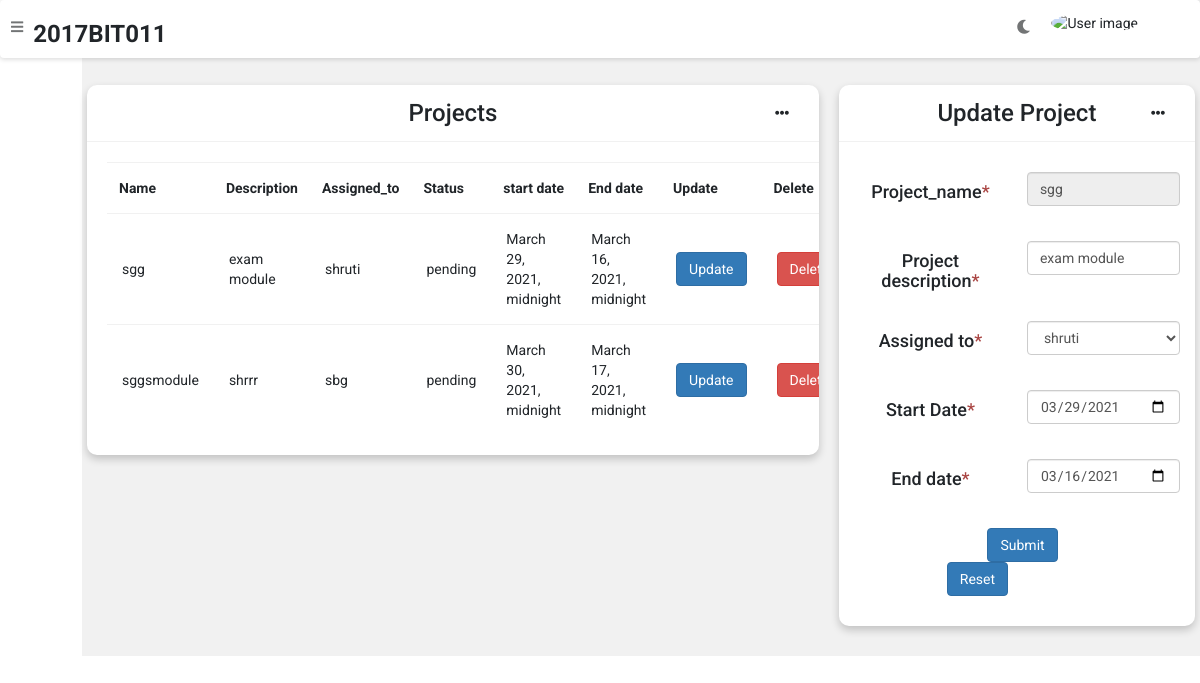
The page /task/projectupdate/sgg/ on the database as committed earlier.
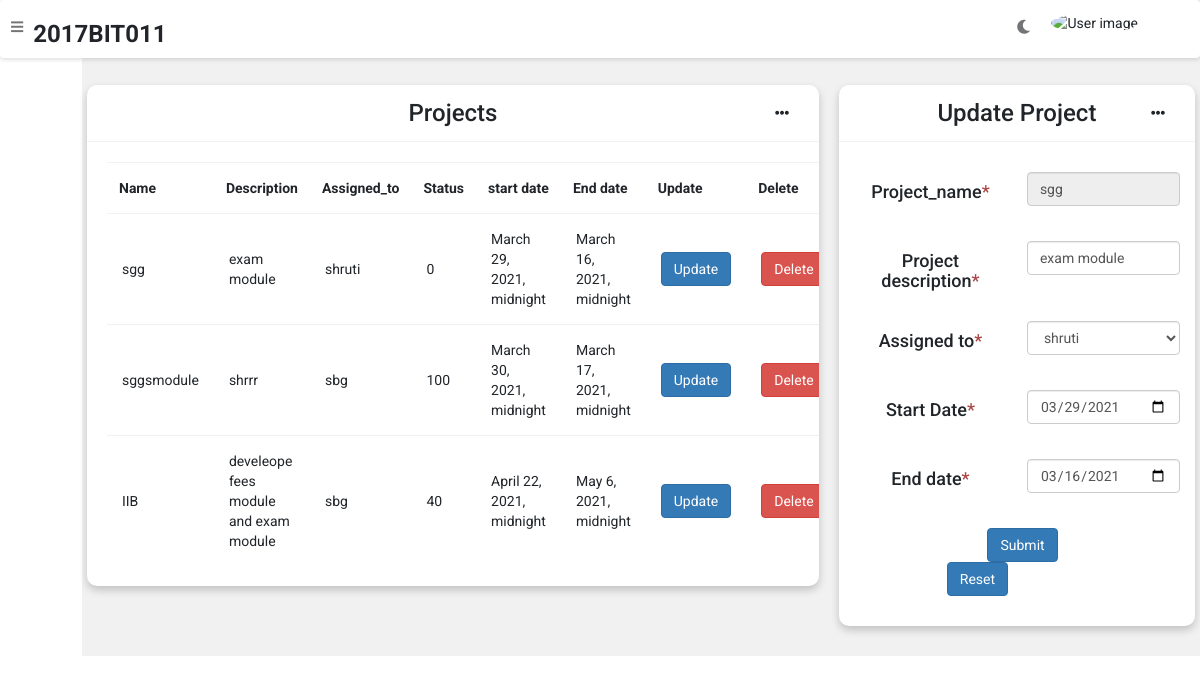
The same page on the database as committed later.
### task/models.py (models this page shows)
class Project(models.Model):
    proj_name = models.CharField(max_length=200,default='newproj', unique=True , primary_key=True)
    Proj_description =  models.CharField(max_length=500,default="description", null=True, blank=True)
    proj_status = models.IntegerField(default="0",null=True, blank=True)
    assigned_to = models.ForeignKey(team, on_delete=models.DO_NOTHING)
    start_date =models.DateTimeField(default=timezone.now)
    end_date = models.DateTimeField(default=timezone.now)
    def __str__(self):
        return self.proj_name

### teams/models.py (models this page shows)
class team(models.Model):
    team_name = models.CharField(max_length=100,primary_key=True,unique=True)
    team_description =  models.CharField(max_length=500,default='desc',null=True,blank=True)
    date_start = models.DateTimeField(default=timezone.now)
    status = models.CharField(max_length=10, default='free')
    def __str__(self):
        return self.team_name

### task/views.py (the view)
# urls.py: path('projectupdate/<str:pk>/', views.projectupdate, name='projectupdate'),
def projectupdate(request,pk):
    obj=Project.objects.all()
    obj1 = Project.objects.filter(proj_name=pk).all()
    obj2 = team.objects.filter(status="free")
    dict1={'obj':obj, 'obj1':obj1, 'obj2':obj2}
    return render(request, "projectupdate.html", dict1)

### task/templates/projectupdate.html (shortened to what the changed rows need)
{% extends 'admin-nav.html' %}
{% block content %}
	<div class="wrapper">
		<div class="row">
			<div class="col-8 col-m-12 col-sm-12">
				<div class="card">
					<div class="card-content">
						<table>
							<thead>
								<tr>
									<th>Name</th>
                                    <th>Description</th>
                                    <th>Assigned_to</th>
                                    <th>Status</th>
                                    <th>start date</th>
									<th>End date</th>
                                    <th>Update</th>
                                    <th>Delete</th>
								</tr>
							</thead>
							<tbody>
								 {% for i in obj %}
                                <tr>
                                    <td>{{ i.proj_name }}</td>
									<td>{{ i.Proj_description}}</td>
                                    <td>{{ i.assigned_to }}</td>
                                    <td>{{ i.proj_status }}</td>
                                    <td>{{ i.start_date }}</td>
                                    <td>{{ i.end_date }}</td>
                                    <td><a href="{% url 'projectupdate' pk=i.proj_name %}"><button type="submit" class="btn btn-primary">Update</button></a></td>
									<td><a href="{% url 'projectdelete' pk=i.proj_name %}" onclick="return confirm('Are you sure you want to delete this?')"><button type="submit" class="btn-danger btn ">Delete</button></a></td>
								</tr>
                                {% endfor %}
							</tbody>
						</table>
					</div>
				</div>
			</div>
			<div class="col-4 col-m-12 col-sm-12">
				<div class="card">
					<div class="card-content">
                   <form action="{% url 'updateproj' %}" method="POST" id='myForm'>
             {% for j in obj1 %}
                <div class="row">
                    <div class="col-6 text-center">
                       <h4>Project_name<span class="text-danger">*</span> </h4>
                    </div>
                    <div class="col-6 ">
                     <div class="form-group">
                         <input type="text" class="form-control" id="project_name" name='proj_name' value="{{ j }}" readonly>
                          </div>
                    </div>
                </div>
                <div class="row">
                    <div class="col-6 text-center">
                       <h4>Project description<span class="text-danger">*</span> </h4>
                    </div>
                    <div class="col-6 ">
                     <div class="form-group">
                         <input type="text" class="form-control" name='proj_description' value="{{ j.Proj_description }}"placeholder="enter project_name" required>
                          </div>
                    </div>
                </div>
                <div class="row">
                       <div class="col-6 text-center">
                     <h4>Assigned to<span class="text-danger">*</span> </h4>
                       </div>
                       <div class="col-6 ">
                        <div class="form-group">
                            <select class="form-select form-control" name="team_name" aria-label="Default select example">
                            <option selected>{{j.assigned_to}}</option>
                          </select>
                       </div>
                       </div>
                   </div>
                <div class="row">
                    <div class="col-6 text-center">
                       <h4>Start Date<span class="text-danger">*</span> </h4>
                    </div>
                    <div class="col-6 ">
                     <div class="form-group">
                         <input type="date" class="form-control" id="startdate" value="{{ j.start_date|date:"Y-m-d" }}" name='startdate' required>
                          </div>
                    </div>
                </div>
                <div class="row">
                    <div class="col-6 text-center">
                       <h4>End date<span class="text-danger">*</span> </h4>
                    </div>
                    <div class="col-6 ">
                     <div class="form-group">
                         <input type="date" class="form-control" id="enddate" value="{{ j.end_date|date:"Y-m-d" }}" name='enddate'  required>
                          </div>
                    </div>
                </div>
                <div class="row">
                <div class="container bg-light">
                    <div class="col-md-9 text-center">
                        <button type="submit" class="btn btn-primary text-center">Submit</button>
                        <button type="button" onclick="myFunction()" class="btn btn-primary text-center">Reset</button>
                    </div>
				</div>
				</div>
               {% endfor %}
            </form>
					</div>
				</div>
			</div>
		</div>
	</div>
	{% endblock %}

Rows that differ between the two databases and show on the page:
changed Project "sgg": proj_status "pending" → "0"
changed Project "sggsmodule": proj_status "pending" → "100"
added Project: proj_name "IIB", Proj_description "develeope fees module and exam module", assigned_to "sbg", proj_status "40", start_date "April 22, 2021, midnight", end_date "May 6, 2021, midnight", shown under "Projects"
